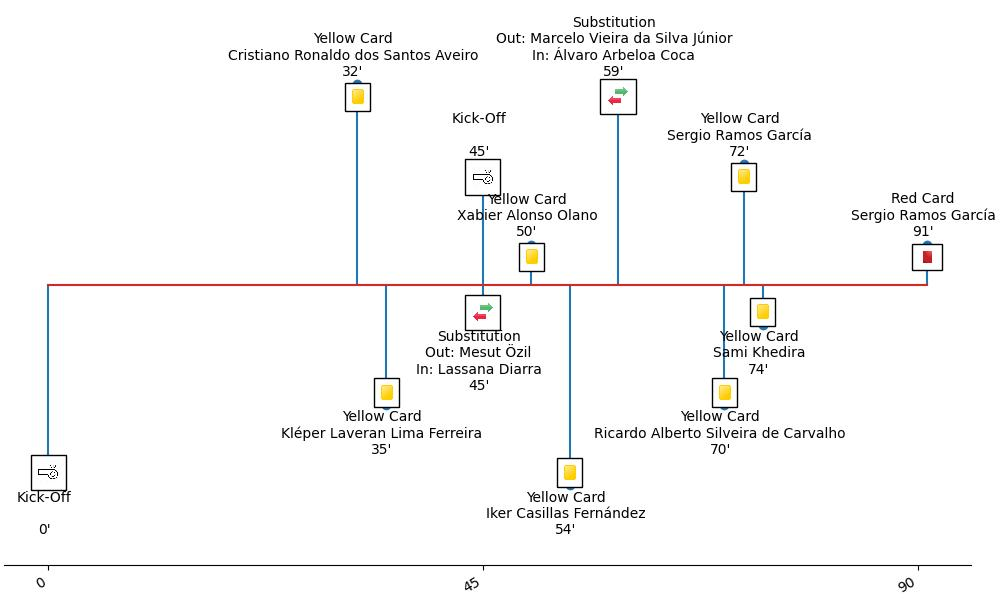

Reproduce this figure in Python.
from turtle import color
import matplotlib.pyplot as plt
import numpy as np
import matplotlib.dates as mdates
from matplotlib.offsetbox import (TextArea, DrawingArea, OffsetImage,
                                  AnnotationBbox)
from pandas import json_normalize
from PIL import Image
from matplotlib.ticker import MultipleLocator
from pyparsing import col
from Number import getNumber

def generate_timeline(m_id, t1, e_data, l_data, image):
    df = json_normalize(e_data, sep = "_").assign(match_id = m_id)    
    
    t1_data =  df.loc[df['team_name'] == t1].set_index('id')

    # new_df = t1_data[t1_data['location'].notna()]
    eventNames = []
    details = []
    minute = []
    for i, events in t1_data.iterrows():
        if (events['type_name'] == "Shot"):
            outcome=events['shot_outcome_name']
            if outcome  == 'Goal':
                details.append(getNumber(m_id,l_data,events['player_name']))
                eventNames.append('Goal')
                minute.append(events['minute'])
        elif (events['type_name'] =='Substitution'):
            name = 'Out: ' + str(getNumber(m_id,l_data,events['player_name'])) +'\nIn: ' + str(getNumber(m_id,l_data,events['substitution_replacement_name']))
            details.append(name) 
            eventNames.append("Substitution")
            minute.append(events['minute'])
        elif (events['type_name'] =='Half Start'):
            details.append("") 
            eventNames.append('Kick-Off') 
            minute.append(events['minute'])
        elif (events['type_name'] =='Foul Committed'):
            if (events['foul_committed_card_name'] == "Yellow Card"):
                details.append(getNumber(m_id,l_data,events['player_name']))
                eventNames.append('Yellow Card') 
                minute.append(events['minute'])
            elif (events['foul_committed_card_name'] == "Red Card"):
                details.append(getNumber(m_id,l_data,events['player_name'])) 
                eventNames.append('Red Card') 
                minute.append(events['minute'])
        elif(events['type_name']=='Bad Behaviour'):
            if (events['bad_behaviour_card_name'] == "Yellow Card"):
                details.append(getNumber(m_id,l_data,events['player_name'])) 
                eventNames.append('Yellow Card') 
                minute.append(events['minute'])
            elif (events['bad_behaviour_card_name'] == "Red Card"):
                details.append(getNumber(m_id,l_data,events['player_name'])) 
                eventNames.append('Red Card') 
                minute.append(events['minute'])


    dates = ['0' , '45', '90']

    # # Choose some nice levels
    levels = np.tile([-1,1], int(np.ceil(len(minute)/2)))[:len(minute)]
    print (levels)
    # # Create figure and plot a stem plot with the date
    fig, ax = plt.subplots(figsize=(10, 6),  constrained_layout=True)
    ax.set_facecolor("white")
    # ax.set(title="Real Madrid")
    plt.ylim(-7,7)
    markerline, stemline, baseline = ax.stem(minute, levels)

    #plt.setp(markerline, mec="k", mfc="w", zorder=3)

    # # Shift the markers to the baseline by replacing the y-data by zeros.
    #markerline.set_ydata(np.zeros(len(dates)))

    # annotate lines
    sb = plt.imread('../images/soccer-ball.png') 
    goal = OffsetImage(sb, zoom=0.04)
    goal.image.axes = ax
    ko = plt.imread('../images/kickoff.png') 
    kick =  OffsetImage(ko, zoom=0.03)
    kick.image.axes = ax
    s = plt.imread('../images/substitution.jpg') 
    sub =  OffsetImage(s, zoom=0.03)
    sub.image.axes = ax
    yc = plt.imread('../images/Yellowcard.png') 
    yellow =  OffsetImage(yc, zoom=0.01)
    yellow.image.axes = ax
    rc = plt.imread('../images/Redcard.png') 
    red =  OffsetImage(rc, zoom=0.01)
    red.image.axes = ax

    vert = np.array(['top', 'bottom'])[(levels > 0).astype(int)]
    for d, m, l, r, va in zip(details, minute, levels, eventNames, vert):
        if(r == "Goal"):
            ab = AnnotationBbox(goal, (m,l), xybox=(0, np.sign(l)*-9),xycoords='data',
                        boxcoords="offset points",
                        pad=0.5) 
        elif (r == "Kick-Off"):
            ab = AnnotationBbox(kick, (m,l), xybox=(0, np.sign(l)*-9),xycoords='data',
                        boxcoords="offset points",
                        pad=0.5) 
        elif (r == "Substitution"):
            ab = AnnotationBbox(sub, (m,l), xybox=(0, np.sign(l)*-9),xycoords='data',
                        boxcoords="offset points",
                        pad=0.5) 
        elif (r == "Yellow Card"):
            ab = AnnotationBbox(yellow, (m,l), xybox=(0, np.sign(l)*-9),xycoords='data',
                        boxcoords="offset points",
                        pad=0.5) 
        elif (r == "Red Card"):
            ab = AnnotationBbox(red, (m,l), xybox=(0, np.sign(l)*-9),xycoords='data',
                        boxcoords="offset points",
                        pad=0.5) 
        # newax = fig.add_axes([d/100,l/10,0.2,0.2], zorder=1)
        # newax.imshow(im)
        ax.add_artist(ab)
        ax.annotate(str(m) +"'\n" + str(d), xy=(m, 0), xytext=(-3, np.sign(l)*40),
                    textcoords="offset points", va=va, ha="center", color="black")


    # # format xaxis with 4 month intervals
    ax.get_xaxis().set_major_locator(MultipleLocator(45))
    # # ax.get_xaxis().set_major_formatter(mdates.DateFormatter("%b %Y"))
    plt.setp(ax.get_xticklabels(), rotation=30, ha="right")

    # # remove y axis and spines
    ax.get_yaxis().set_visible(False)
   
    ax.get_xaxis().set_visible(False)
    for spine in ["left", "top", "right"]:
        ax.spines[spine].set_visible(False)
    plt.savefig(image +'_timeline.png') 
import requests
import json
e_site = "https://raw.githubusercontent.com/statsbomb/open-data/master/data/events/18245.json"
e_data = json.loads((requests.get(e_site)).text)
l_site = "https://raw.githubusercontent.com/statsbomb/open-data/master/data/lineups/18245.json"
l_data = json.loads((requests.get(l_site)).text, encoding="utf-8")

generate_timeline("7545", 'Real Madrid', e_data, l_data ,"t1")

    # img = Image.open('t1_timeline.png')
    # img = img.convert("RGBA")
    # datas = img.getdata()

    # newData = []
    # for item in datas:
    #     if item[0] == 255 and item[1] == 255 and item[2] == 255:
    #         newData.append((255, 255, 255, 0))
    #     else:
    #         if item[0] > 150:
    #             newData.append((0, 0, 0, 255))
    #         else:
    #             newData.append(item)
    #             print(item)


    # img.putdata(newData)
    # img.save("timeline.png", "PNG")